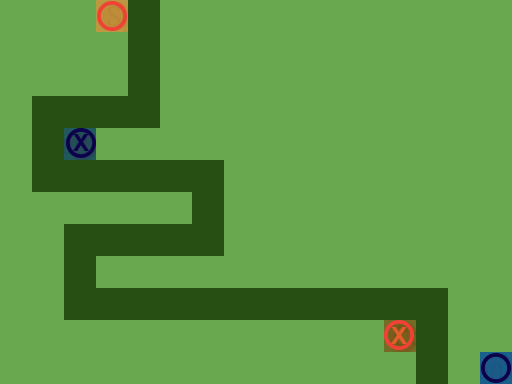

A level layout from a 2D game, rendered from its tile map. Below: a short description, then the map file with its tile-grid data intact:
An orthogonal 16x12 tile map with 32x32 px tiles, 3 tile layers (Ground, Obstacles, Objects), 1 hidden layer not drawn.

<map version="1.0" orientation="orthogonal" renderorder="right-down" width="16" height="12" tilewidth="32" tileheight="32" nextobjectid="1">
 <tileset firstgid="1" name="TilesetPlaceholder" tilewidth="32" tileheight="32" tilecount="240" columns="10">
  <image source="../Tileset.png" width="320" height="768" />
 </tileset>
 <layer name="Ground" width="16" height="12">
  <data encoding="csv">
1,1,1,1,1,1,1,1,1,1,1,1,1,1,1,1,
1,1,1,1,1,1,1,1,1,1,1,1,1,1,1,1,
1,1,1,1,1,1,1,1,1,1,1,1,1,1,1,1,
1,1,1,1,1,1,1,1,1,1,1,1,1,1,1,1,
1,1,1,1,1,1,1,1,1,1,1,1,1,1,1,1,
1,1,1,1,1,1,1,1,1,1,1,1,1,1,1,1,
1,1,1,1,1,1,1,1,1,1,1,1,1,1,1,1,
1,1,1,1,1,1,1,1,1,1,1,1,1,1,1,1,
1,1,1,1,1,1,1,1,1,1,1,1,1,1,1,1,
1,1,1,1,1,1,1,1,1,1,1,1,1,1,1,1,
1,1,1,1,1,1,1,1,1,1,1,1,1,1,1,1,
1,1,1,1,1,1,1,1,1,1,1,1,1,1,1,1
</data>
 </layer>
 <layer name="Obstacles" width="16" height="12">
  <data encoding="csv">
0,0,0,0,42,0,0,0,0,0,0,0,0,0,0,0,
0,0,0,0,42,0,0,0,0,0,0,0,0,0,0,0,
0,0,0,0,42,0,0,0,0,0,0,0,0,0,0,0,
0,42,42,42,42,0,0,0,0,0,0,0,0,0,0,0,
0,42,0,0,0,0,0,0,0,0,0,0,0,0,0,0,
0,42,42,42,42,42,42,0,0,0,0,0,0,0,0,0,
0,0,0,0,0,0,42,0,0,0,0,0,0,0,0,0,
0,0,42,42,42,42,42,0,0,0,0,0,0,0,0,0,
0,0,42,0,0,0,0,0,0,0,0,0,0,0,0,0,
0,0,42,42,42,42,42,42,42,42,42,42,42,42,0,0,
0,0,0,0,0,0,0,0,0,0,0,0,0,42,0,0,
0,0,0,0,0,0,0,0,0,0,0,0,0,42,0,0
</data>
 </layer>
 <layer name="Objects" width="16" height="12">
  <data encoding="csv">
0,0,0,81,0,0,0,0,0,0,0,0,0,0,0,0,
0,0,0,0,0,0,0,0,0,0,0,0,0,0,0,0,
0,0,0,0,0,0,0,0,0,0,0,0,0,0,0,0,
0,0,0,0,0,0,0,0,0,0,0,0,0,0,0,0,
0,0,182,0,0,0,0,0,0,0,0,0,0,0,0,0,
0,0,0,0,0,0,0,0,0,0,0,0,0,0,0,0,
0,0,0,0,0,0,0,0,0,0,0,0,0,0,0,0,
0,0,0,0,0,0,0,0,0,0,0,0,0,0,0,0,
0,0,0,0,0,0,0,0,0,0,0,0,0,0,0,0,
0,0,0,0,0,0,0,0,0,0,0,0,0,0,0,0,
0,0,0,0,0,0,0,0,0,0,0,0,181,0,0,0,
0,0,0,0,0,0,0,0,0,0,0,0,0,0,0,82
</data>
 </layer>
 <layer name="Solution" width="16" height="12" visible="0">
  <data encoding="csv">
222,222,222,0,0,0,0,0,0,0,0,0,0,0,0,0,
222,0,0,0,0,232,232,232,232,232,232,232,232,232,232,232,
222,0,0,0,0,232,0,0,0,0,0,0,0,0,0,232,
222,0,0,0,0,232,0,0,0,0,0,0,0,0,0,232,
222,0,232,232,232,232,0,0,0,0,0,0,0,0,0,232,
222,0,0,0,0,0,0,0,0,0,0,0,0,0,0,232,
222,0,0,0,0,0,0,0,0,0,0,0,0,0,0,232,
222,0,0,0,0,0,0,0,0,0,0,0,0,0,0,232,
222,0,0,0,0,0,0,0,0,0,0,0,0,0,0,232,
222,0,0,0,0,0,0,0,0,0,0,0,0,0,0,232,
222,222,222,222,222,222,222,222,222,222,222,222,222,0,0,232,
0,0,0,0,0,0,0,0,0,0,0,0,0,0,0,0
</data>
 </layer>
</map>
